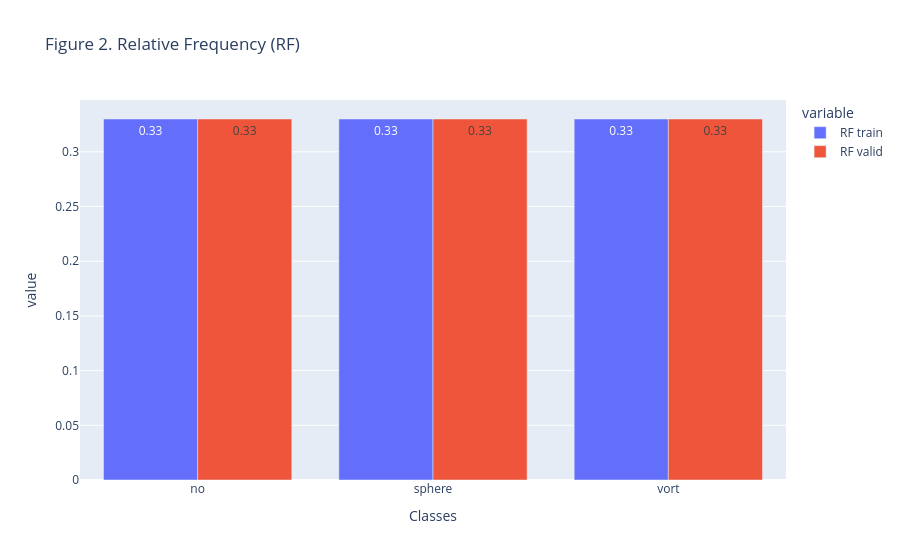

Notebook source saved alongside this figure:
### Code cell
train_rf = [
    round(n_samples / sum(train_loader.dataset.n_samples_per_class), 2)
    for n_samples in train_loader.dataset.n_samples_per_class]
    
valid_rf = [
    round(n_samples / sum(valid_loader.dataset.n_samples_per_class), 2)
    for n_samples in valid_loader.dataset.n_samples_per_class]
    
df = pd.DataFrame({
    'Classes': valid_loader.dataset.labels_name,
    'RF train': train_rf,
    'RF valid': valid_rf
})
    
fig = px.bar(df, x='Classes', 
    y=['RF train', 'RF valid'],
    title='Figure 2. Relative Frequency (RF)',
    text_auto=True, barmode='group')
    
fig.write_image(format_fig(fig))
fig.show()

### Figure 1 — Plotly figure (JSON) as saved in the notebook; plotly's stock layout.template omitted (floating-point values rounded to 4 significant figures)
{"data": [{"alignmentgroup": "True", "hovertemplate": "variable=RF train<br>Classes=%{x}<br>value=%{y}<extra></extra>", "legendgroup": "RF train", "marker": {"color": "#636efa", "pattern": {"shape": ""}}, "name": "RF train", "offsetgroup": "RF train", "orientation": "v", "showlegend": true, "textposition": "auto", "texttemplate": "%{y}", "type": "bar", "x": ["no", "sphere", "vort"], "xaxis": "x", "y": [0.33, 0.33, 0.33], "yaxis": "y"}, {"alignmentgroup": "True", "hovertemplate": "variable=RF valid<br>Classes=%{x}<br>value=%{y}<extra></extra>", "legendgroup": "RF valid", "marker": {"color": "#EF553B", "pattern": {"shape": ""}}, "name": "RF valid", "offsetgroup": "RF valid", "orientation": "v", "showlegend": true, "textposition": "auto", "texttemplate": "%{y}", "type": "bar", "x": ["no", "sphere", "vort"], "xaxis": "x", "y": [0.33, 0.33, 0.33], "yaxis": "y"}], "layout": {"barmode": "group", "legend": {"title": {"text": "variable"}, "tracegroupgap": 0}, "title": {"text": "Figure 2. Relative Frequency (RF)"}, "xaxis": {"anchor": "y", "domain": [0, 1], "title": {"text": "Classes"}}, "yaxis": {"anchor": "x", "domain": [0, 1], "title": {"text": "value"}}}}
